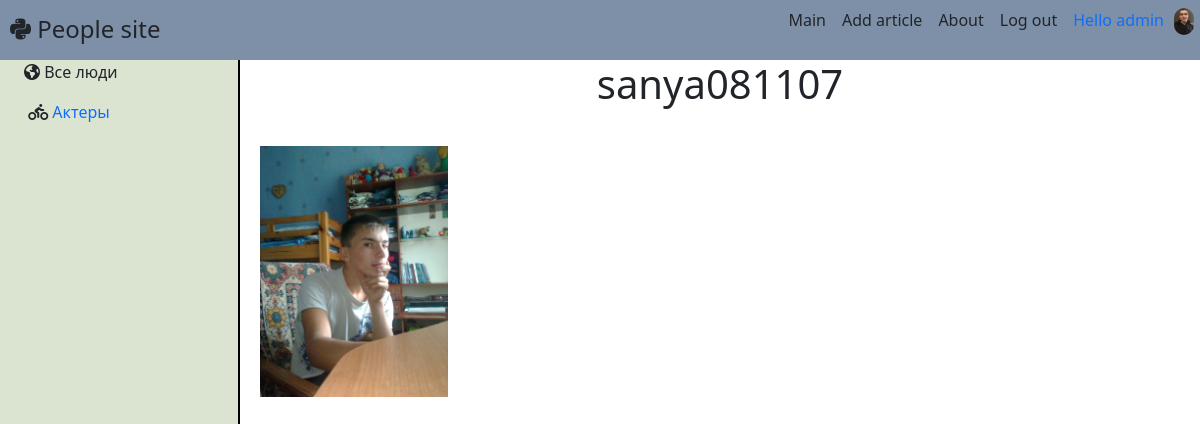
/user/sanya081107/ (signed in), run on the app's committed database.
### people/models.py (models this page shows, shortened)
class Category(models.Model):
    name = models.CharField(max_length=50, db_index=True, verbose_name='Название')
    slug = models.SlugField(max_length=50, unique=True, db_index=True, verbose_name='URL')
    logo = models.CharField(max_length=255, verbose_name='logo', null=True)
    def get_absolute_url(self):
        return reverse('category', kwargs={'cat_slug': self.slug})
    def get_html_logo(self):
        return mark_safe(f'{self.logo}')
    class Meta:
        verbose_name = 'category'
        verbose_name_plural = 'categories'
        ordering = ['name']

class CustomUser(AbstractUser):
    photo = models.ImageField(upload_to='photos/%Y/%m/%d/', verbose_name='Фото', null=True)
    slug = models.SlugField(max_length=50, unique=True, db_index=True, verbose_name='URL', null=True)
    context = models.TextField(verbose_name='Краткая информация', null=True)
    birthday = models.DateTimeField(verbose_name='Время создания', null=True)
    class Meta:
        verbose_name = 'User'
        verbose_name_plural = 'Users'
    def get_absolute_url(self):
        return reverse('user_detail', kwargs={'user_slug': self.slug})

### people/views.py (the view)
# urls.py: path('user/<slug:user_slug>/', UserDetailView.as_view(), name='user_detail'),
class UserDetailView(DataMixin, DetailView):
    model = CustomUser
    template_name = 'people/u_detail.html'
    context_object_name = 'el'
    slug_url_kwarg = 'user_slug'
    def get_context_data(self, **kwargs):
        context = super().get_context_data(**kwargs)
        user = CustomUser.objects.get(slug=self.kwargs['user_slug'])
        c_def = self.get_user_context(title=user.username)
        context = dict(list(context.items()) + list(c_def.items()))
        return context

### people/templatetags/people_tags.py (called while the page is built)
@register.inclusion_tag('people/list_categories.html')
def show_categories(sort=None, is_selected=0):
    if not sort:
        cats = Category.objects.all()
        cats = cats.annotate(Count('people'))
    else:
        cats = Category.objects.order_by(sort)
        cats = cats.annotate(Count('people'))
    return {'cats': cats, 'is_selected': is_selected}

### people/utils.py (called while the page is built)
    def get_user_context(self, **kwargs):
        context = kwargs
        user_menu = menu.copy()
        if not self.request.user.is_authenticated:
            user_menu.pop(1)
        context['menu'] = user_menu
        if 'is_selected' not in context:
            context['is_selected'] = 0
        return context

### people/templates/people/u_detail.html (shortened to what this page needs)
{% extends 'people/base.html' %}
{% block main %}
<h1>{{ el.username }}</h1><br>
<div class="content">
    {% if el.photo %}
        <img id="photo" src="{{ el.photo.url }}" width="20%" align="left">
    {% endif %}
</div>
{% endblock %}

### people/templates/people/base.html (shortened to what this page needs)
{% load static %}
{% load people_tags %}
<!DOCTYPE html>
<html lang="en">
<head>
    <link rel="stylesheet" href="{% static 'people/css/style.css' %}">
    <link rel="stylesheet" href="https://cdn.jsdelivr.net/npm/bootstrap@5.1.3/dist/css/bootstrap.min.css">
    </head>
<body>
<aside>
    {% show_categories 'name' is_selected %}
</aside>
<header>
    <div class="d-flex flex-column flex-md-row align-items-center mb-4">
      <a href="{% url 'main' %}" class="d-flex align-items-center text-dark text-decoration-none">
        <span class="fs-4"><i class="fa-brands fa-python"></i>  People site</span>
      </a>
      <nav class="d-inline-flex mt-2 mt-md-0 ms-md-auto">
          {% for el in menu %}
                <a class="me-3 py-2 text-dark text-decoration-none" href="{% url el.url_name %}">{{ el.title }}</a>
          {% endfor %}
          {% if not request.user.is_authenticated %}
                <a class="me-3 py-2 text-dark text-decoration-none" href="{% url 'sign_in' %}">Sign in</a>
                <a class="me-3 py-2 text-dark text-decoration-none" href="{% url 'register' %}">Register</a>
          {% else %}
                <a class="me-3 py-2 text-dark text-decoration-none" href="{% url 'logout' %}">Log out</a>
                <p class="me-3 py-2 text-dark text-decoration-none"><span class="color-username">
                    {% if user.photo %}<img id="user_photo" src="{{ user.photo.url }}" align="right">{% endif %}
                    <a href="{{ user.get_absolute_url }}">Hello {{ user.username }}</a></span>
                </p>
          {% endif %}
      </nav>
    </div>
</header>
<div class="home">
    <main>
        {% block main %}
        {% endblock %}
    </main>
</div>
</body>
</html>

### people/templates/people/list_categories.html
{% if is_selected == 0 %}
    <p><i class="fas fa-globe-americas"></i> Все люди</p>
{% else %}
    <p><i class="fas fa-globe-americas"></i><a href="{% url 'main' %}"> Все люди</a></p>
{% endif %}
<ul>
{% for el in cats %}
    {% if el.people__count > 0 %}
        {% if el.pk == is_selected %}
            <li>{{ el.get_html_logo }} {{ el.name }}</li>
        {% else %}
            <li>{{ el.get_html_logo }}<a href="{{ el.get_absolute_url }}"> {{ el.name }}</a></li>
        {% endif %}
    {% endif %}
{% endfor %}
</ul>

### people/static/people/css/style.css (style rules this page uses)
.home { height: 100%; background-color: white; }
aside { background-color: #DBE4D1; padding-top: 5%; padding-left: 2%; height: 100%; position: fixed; width: 20%; border-right: 2px solid black; }
body aside ul { list-style: none; position: relative; right: 13%; }
ul { list-style: none; }
body a { text-decoration: none; }
header { position: fixed; height: 7.5%; background-color: #7E90A8; width: 100%; }
main { padding-top: 5%; width: 80%; margin-left: 20%; font-size: 20px; text-align: center; float: top; }
.content { padding-left: 20px; }
#photo { margin-right: 20px; margin-bottom: 20px; }
.fs-4 { margin-left: 10px; }
.color-username { color: green; }
#user_photo { position: relative; left: 10px; width: 20px; border-radius: 10px; }

### data on the page
Category: name "Актеры"
CustomUser: photo (picture), username "admin"
CustomUser: username "sanya081107", photo (picture)

### other printed values
{{ el.title }} "Main" "Add article" "About"
